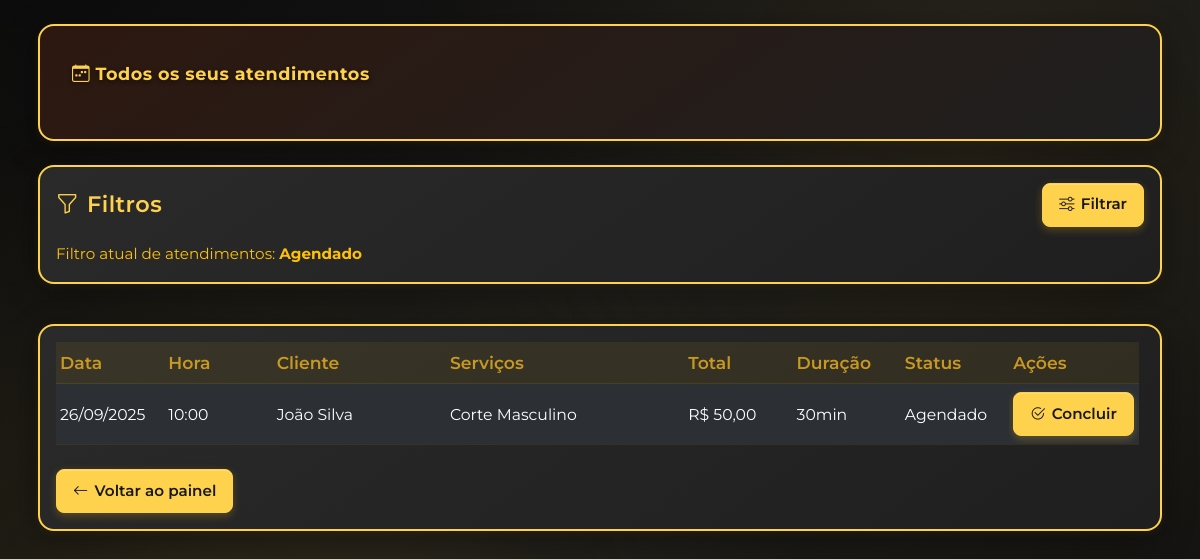
Screenshot of /barbeiro/agendamentos_barbeiro.php (signed in) with the database file from the repository.
### tables this page shows
CREATE TABLE IF NOT EXISTS `Agendamento` (
  `idAgendamento` INT NOT NULL AUTO_INCREMENT,
  `data` DATE NOT NULL,
  `hora` TIME NOT NULL,
  `statusAgendamento` ENUM('Agendado', 'Cancelado', 'Finalizado') NOT NULL,
  `Cliente_idCliente` INT NOT NULL,
  `Barbeiro_idBarbeiro` INT NOT NULL,
  `Unidade_idUnidade` INT NOT NULL,
  PRIMARY KEY (`idAgendamento`),
  CONSTRAINT `fk_Agendamento_Cliente1`
    FOREIGN KEY (`Cliente_idCliente`)
    REFERENCES `Cliente` (`idCliente`)
    ON DELETE CASCADE
    ON UPDATE CASCADE,
    CONSTRAINT `fk_Agendamento_Barbeiro`
    FOREIGN KEY (`Barbeiro_idBarbeiro`)
    REFERENCES `Barbeiro` (`idBarbeiro`)
    ON DELETE CASCADE
    ON UPDATE CASCADE,
    CONSTRAINT `uk_Barbeiro_Horario`
    UNIQUE (`Barbeiro_idBarbeiro`, `data`, `hora`));

CREATE TABLE IF NOT EXISTS `Cliente` (
  `idCliente` INT NOT NULL AUTO_INCREMENT,
  `nomeCliente` VARCHAR(100) NOT NULL,
  `emailCliente` VARCHAR(100) NOT NULL UNIQUE,
  `telefoneCliente` VARCHAR(20) NOT NULL,
  `senhaCliente` VARCHAR(255) NOT NULL,
  PRIMARY KEY (`idCliente`));

### includes/helpers.php (called while the page is built)
<?php
if (!function_exists('bb_format_minutes')) {
    function bb_format_minutes($m) {
        $m = (int)$m;
        if ($m < 60) return $m . 'min';
        $h = intdiv($m, 60);
        $rem = $m % 60;
        return $h . 'h ' . $rem . 'min';
    }
}

### barbeiro/agendamentos_barbeiro.php (the view, shortened to what this page needs)
<?php
include_once "../includes/helpers.php";
$bd = new Banco();
$conn = $bd->getConexao();
$idBarbeiro = $_SESSION['usuario_id'];
$status = isset($_GET['status']) ? $_GET['status'] : 'Agendado';
switch ($status) {
    case 'Agendado':
    default:
        $whereStatus = "AND a.statusAgendamento = 'Agendado'";
}
$periodoTxt = '';
$sqlLista = "
SELECT a.idAgendamento, a.data, a.hora, a.statusAgendamento, c.nomeCliente,
             GROUP_CONCAT(s.nomeServico SEPARATOR ', ') AS servicos,
             SUM(ahs.precoFinal) AS precoTotal,
             SUM(ahs.tempoEstimado) AS tempoTotal
FROM Agendamento a
JOIN Cliente c ON a.Cliente_idCliente = c.idCliente
JOIN Agendamento_has_Servico ahs ON a.idAgendamento = ahs.Agendamento_idAgendamento
JOIN Servico s ON ahs.Servico_idServico = s.idServico
WHERE a.Barbeiro_idBarbeiro = ?
    $whereStatus
GROUP BY a.idAgendamento, a.data, a.hora, a.statusAgendamento, c.nomeCliente
ORDER BY a.data DESC, a.hora DESC
";
$stmt = $conn->prepare($sqlLista);
if ($stmt) {
    $stmt->bind_param("i", $idBarbeiro);
    $stmt->execute();
    if (method_exists($stmt, 'get_result')) {
        $result = $stmt->get_result();
    } else {
        $idSafe = (int)$idBarbeiro;
        $result = $conn->query(str_replace('?', $idSafe, $sqlLista));
    }
} else {
    $idSafe = (int)$idBarbeiro;
    $result = $conn->query(str_replace('?', $idSafe, $sqlLista));
}
?>
<!DOCTYPE html>
<html lang='pt-br'>
<head>
    <link href="https://cdn.jsdelivr.net/npm/bootstrap@5.3.2/dist/css/bootstrap.min.css" rel="stylesheet">
    <link href="https://cdn.jsdelivr.net/npm/bootstrap-icons@1.11.1/font/bootstrap-icons.css" rel="stylesheet">
    <link rel="stylesheet" href="dashboard_barbeiro.css">
</head>
<body class='dashboard-barbeiro-novo'>
<div class="container py-4">
    <div class="row mb-4">
        <div class="col-12">
            <div class="dashboard-card dashboard-welcome-card">
                <span class="dashboard-title"><i class="bi bi-calendar-week"></i> Todos os seus atendimentos</span>
            </div>
        </div>
    </div>
    <div class="row g-4">
        <div class="col-12">
            <div class="dashboard-card p-3 mb-0">
                <div class="d-flex justify-content-between align-items-center mb-2">
                    <div class="dashboard-section-title mb-0"><i class="bi bi-funnel"></i> Filtros</div>
                    <button class="dashboard-action dashboard-btn-small" type="button" data-bs-toggle="collapse" data-bs-target="#filtros" aria-expanded="false" aria-controls="filtros">
                        <i class="bi bi-sliders"></i> Filtrar
                    </button>
                </div>
                <div class="mt-2 text-warning" style="font-size:0.95rem;">Filtro atual de atendimentos: <b><?= htmlspecialchars($status) ?></b>
                <?php if(!empty($periodoTxt)): ?> • Período: <b><?= htmlspecialchars($periodoTxt) ?></b><?php endif; ?></div>
            </div>
        </div>
        <div class="col-12">
            <div class="dashboard-card p-3">
                <div class="toast-container position-fixed top-0 start-50 translate-middle-x p-3" id="toast-msg-container" style="z-index:1080;"></div>
                <div class='table-responsive table-container-fix'>
                    <table class='table table-dark table-striped table-sm align-middle mb-0 dashboard-table'>
                        <thead>
                            <tr>
                                <th>Data</th>
                                <th>Hora</th>
                                <th>Cliente</th>
                                <th>Serviços</th>
                                <th>Total</th>
                                <th>Duração</th>
                                <th>Status</th>
                                <th>Ações</th>
                            </tr>
                        </thead>
                        <tbody>
                            <?php while($row = $result->fetch_assoc()): ?>
                            <?php $status = $row['statusAgendamento']; $idAg = (int)$row['idAgendamento']; ?>
                            <tr>
                                <td><?= date('d/m/Y', strtotime($row['data'])) ?></td>
                                <td><?= substr($row['hora'], 0, 5) ?></td>
                                <td><?= htmlspecialchars($row['nomeCliente']) ?></td>
                                <td><?= htmlspecialchars($row['servicos']) ?></td>
                                <td>R$ <?= number_format($row['precoTotal'],2,',','.') ?></td>
                                <td><?= bb_format_minutes((int)$row['tempoTotal']) ?></td>
                                <td><?= htmlspecialchars($status) ?></td>
                                <td>
                                    <?php if ($status === 'Agendado' && $idAg > 0): ?>
                                        <form method="post" action="concluir_agendamento.php" class="d-inline form-concluir" data-id="<?= $idAg ?>">
                                            <button type="button" class="dashboard-action dashboard-btn-small btn-open-concluir btn-concluir"><i class="bi bi-check2-circle"></i> Concluir</button>
                                        </form>
                                    <?php elseif ($status === 'Cancelado'): ?>
                                        <span class="badge bg-danger">Cancelado</span>
                                    <?php elseif ($status === 'Finalizado'): ?>
                                        <span class="badge bg-success">Finalizado</span>
                                    <?php else: ?>
                                        <span class="badge bg-secondary">-</span>
                                    <?php endif; ?>
                                </td>
                            </tr>
                            <?php endwhile; ?>
                        </tbody>
                    </table>
                </div>
                <div class="mt-3">
                    <a href='index_barbeiro.php' class='dashboard-action dashboard-btn-small'><i class="bi bi-arrow-left"></i> Voltar ao painel</a>
                </div>
            </div>
        </div>
    </div>
</div>
</body>
</html>

### barbeiro/agendamentos_barbeiro.php (style rules this page uses)
.table thead th { white-space: nowrap; }

### rows the page displays
agendamento: data "26/09/2025", hora "10:00", Cliente_idCliente.nomeCliente "João Silva", servicos "Corte Masculino", precoTotal "50,00", tempoTotal "30min", statusAgendamento "Agendado"

### other values shown
$status "Agendado"
